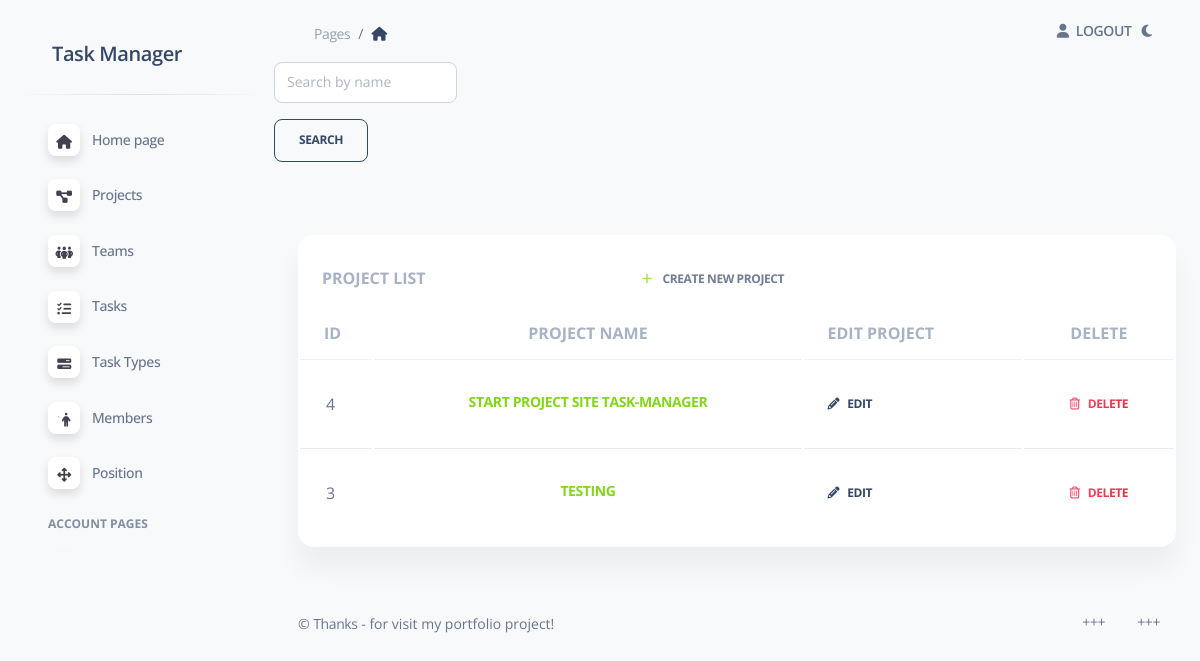
The app's page /task_manager/projects/ (signed in) with its own data.
### task_manager/models.py (models this page shows, shortened)
class Project(models.Model):
    name = models.CharField(max_length=70)
    teams = models.ManyToManyField(
        Team,
        related_name="projects"
    )
    description = models.TextField(null=True, blank=True)
    class Meta:
        ordering = ["name"]
        constraints = [
            UniqueConstraint(
                name="unique_project_name", fields=["name"]
            )
        ]
    def get_absolute_url(self):
        return reverse("task_manager:project-detail", args=[str(self.id)])

### task_manager/views.py (the view)
class ProjectListView(LoginRequiredMixin, generic.ListView):
    model = Project
    queryset = Project.objects.all()
    paginate_by = 5
    def get_context_data(self, *, object_list=None, **kwargs) -> None:
        context = super(ProjectListView, self).get_context_data(**kwargs)
        name = self.request.GET.get("name", "")
        context["project_search_form"] = ProjectSearchForm(
            initial={"name": name}
        )
        return context
    def get_queryset(self) -> queryset:
        form = ProjectSearchForm(self.request.GET)
        if form.is_valid():
            return self.queryset.filter(
                name__icontains=form.cleaned_data["name"]
            )
        return self.queryset

### task_manager/forms.py
class ProjectSearchForm(forms.Form):
    name = forms.CharField(
        max_length=70,
        required=False,
        label="",
        widget=forms.TextInput(
            attrs={
                "placeholder": "Search by name"
            }
        )
    )

### task_manager/context_processors.py (called while the page is built)
def cfg_assets_root(request):
    return {"ASSETS_ROOT": settings.ASSETS_ROOT}

### templates/task_manager/project_list.html (shortened to what this page needs)
{% extends "base.html" %}
{% load crispy_forms_tags %}
{% load crispy_forms_filters %}
{% block content %}
  <div class="input-group">
    <form class="form-row" action="" method="GET">
      {{ project_search_form | crispy }}
      <input class="btn btn-outline-dark" type="submit" value="Search">
    </form>
  </div>
  <hr>
    <div class="container-fluid col-xxl py-4">
      <div class="row col-xxl-12">
        <div class="col-xxl-11">
          <div class="card mb-4">
            <div class="card-header pb-0">
              <h6 class="text-uppercase text-secondary text-xl font-weight-bolder opacity-7">
                Project list<a class="col-xxl-2 btn btn-link text-dark px-3 mb-0" style="margin-left: 200px;" href="{% url 'task_manager:project-create' %}">
              <i class="fas fa-plus text-success me-2" aria-hidden="true"></i>
                <strong>Create new Project</strong></a></h6>
            </div>
            <div class="card-body px-0 pt-0 pb-2">
              <div class="table-responsive p-0">
                <table class="table align-items-center mb-0">
                  {% if project_list %}
                  <thead>
                    <tr>
                      <th class="text-uppercase text-secondary text-xl font-weight-bolder opacity-7">id</th>
                      <th class="text-uppercase text-secondary text-xl font-weight-bolder opacity-7" style="text-align: center;">Project name</th>
                      <th class="text-uppercase text-secondary text-xl font-weight-bolder opacity-7" style="text-align: left">Edit Project</th>
                      <th class="text-secondary text-uppercase text-xl font-weight-bolder opacity-7" style="text-align: center">Delete</th>
                    </tr>
                  </thead>
                  <tbody>
                  {% for project in project_list %}
                    <tr>
                      <td class="col-lg-1">
                        <div class="d-flex px-2 py-1">
                          <div class="d-flex flex-column justify-content-center" style="margin-left: 10px">
                            {{ project.id }}
                          </div>
                        </div>
                      </td>
                      <td>
                         <a class="btn btn-link text-bg-success text-gradient container-fluid" style="margin-top: 10px" href="{{ project.get_absolute_url }}">
                          <span style="font-size: 14px">{{ project.name }}</span>
                      </td>
                      <td>
                         <a class="btn btn-link text-dark px-3 mb-0 edit container-fluid col-3" href="{% url 'task_manager:project-update' pk=project.id %}">
                           <i class="fas fa-pencil-alt text-dark me-2" style="margin: 0" aria-hidden="true"></i>Edit
                            </a>
                      </td >
                       <td style="text-align: center;">
                         <a class="btn btn-link text-danger text-gradient px-3 mb-0 delete" href="{% url 'task_manager:project-delete' pk=project.id %}">
                           <i class="far fa-trash-alt me-2"></i>Delete</a>
                       </td>
                    </tr>
                  {% endfor %}
                  </tbody>
                  {% else %}
                    <p style="text-align: center; color: mediumspringgreen">There are no Projects in thi list</p>
                  {% endif %}
                </table>
              </div>
            </div>
          </div>
        </div>
      </div>
    </div>
{% endblock content %}

### static/assets/css/dark-theme-core.css (style rules this page uses)
body { transition: background-color 200ms ease-in; }

### records on screen
Project: id "4", name "START PROJECT SITE TASK-MANAGER"
Project: id "3", name "TESTING"
